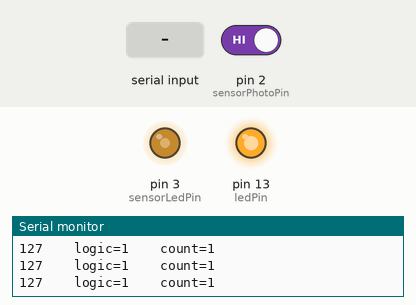
A sketch run on a simulated Arduino Uno, built with avr-gcc and run on an emulated ATmega328P. On the bench: output pins drawn as LEDs (lit = HIGH), the last lines printed to the serial monitor. The test bench sets the inputs (shaded band); at power-on: pin 2 (sensorPhotoPin) HIGH.

Above: at 1.2 s.
1.3 s: pin 2 (sensorPhotoPin) driven LOW
At 2.3 s:
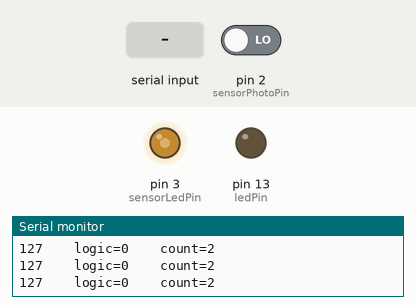
2.8 s: "8" received over Serial
At 4.2 s:
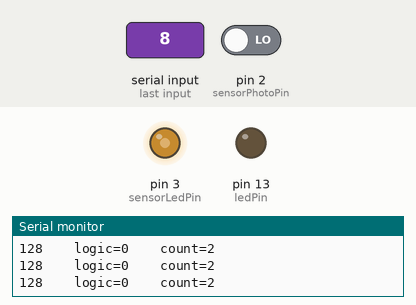
5.8 s: "8" received over Serial
At 6.9 s:
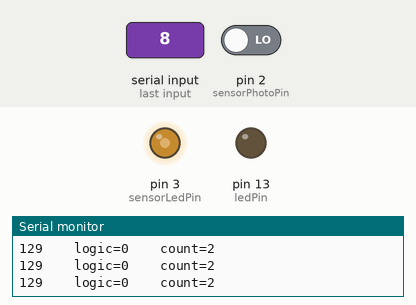
7.3 s: pin 2 (sensorPhotoPin) driven HIGH
At 8.7 s:
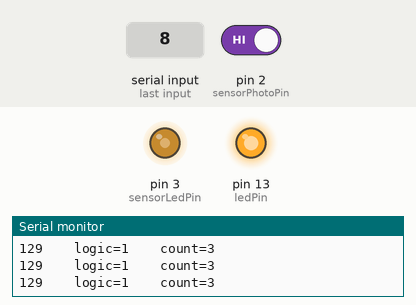
Timing chart, 0 to 9.8 s (numbered marks = the images above; inputs shaded):
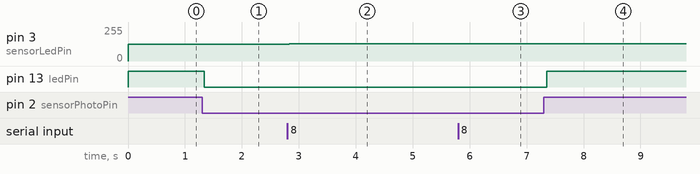

Measured:
- after the input at 1.3 s, pin 13 (ledPin): HIGH → LOW at once
- after the input at 2.8 s, pin 3 (sensorLedPin): 127/255 → 128/255 at once
- after the input at 5.8 s, pin 3 (sensorLedPin): 128/255 → 129/255 at once
- after the input at 7.3 s, pin 13 (ledPin): LOW → HIGH after 0.05 s

The sketch:

OptoCounter.ino
```cpp
/**
* To use with TCRT5000 Reflective Optical Sensor
*
* Build a paper laser printed optical disc generated by
* http://www.dgkelectronics.com/inkscape-extension-for-creating-optical-rotary-encoder-discs
*
* Build a standard Arduino sensor, to use on digital pins.
* use 300 ohm for led current limitor (gives 2mm proximity at 5V)
* use 20K ohm for phototransistor external pullup
* hysterisis is done by switching internal 20K pullup (managed by this program)
*
*/
const int ledPin = 13;        // built-in arduino uno LED
const int sensorLedPin = 3;
const int sensorPhotoPin = 2;  // Phototransistor

int ledBright=127;            // IR sensor led brightness

int pulseCount=0;
int pulseVal=0;

void setup(){
  //start serial connection
  Serial.begin(9600);

  //configure pin2 as an input and enable the internal pull-up resistor
  pinMode(sensorPhotoPin, INPUT_PULLUP);
  analogWrite(sensorLedPin,ledBright);

  pinMode(ledPin, OUTPUT); // monitor
}

void loop()
{
  if(Serial.available()){
    char val = Serial.read();
    if(val != -1)
    {
      switch(val)
      {

      case '8':
        ledBright++;
        if(ledBright>255)ledBright=255;

        Serial.println("+");
        break;
      case '2':
        ledBright--;
        if(ledBright<0)ledBright=0;

        Serial.println("-");
        break;
      }
      analogWrite(sensorLedPin,ledBright);
    }
  }

  int sensorVal = digitalRead(2);

  if(sensorVal != pulseVal) pulseCount++;
  {
    pulseVal=sensorVal;
    pinMode(sensorPhotoPin, (sensorVal?INPUT_PULLUP:INPUT));  // Hysteresis effect22222222222
  }

  Serial.print(ledBright);
  Serial.print("    logic=");

  Serial.print(pulseVal);
  Serial.print("    count=");
  Serial.println(pulseCount);


  digitalWrite(ledPin,pulseVal);
}
```
